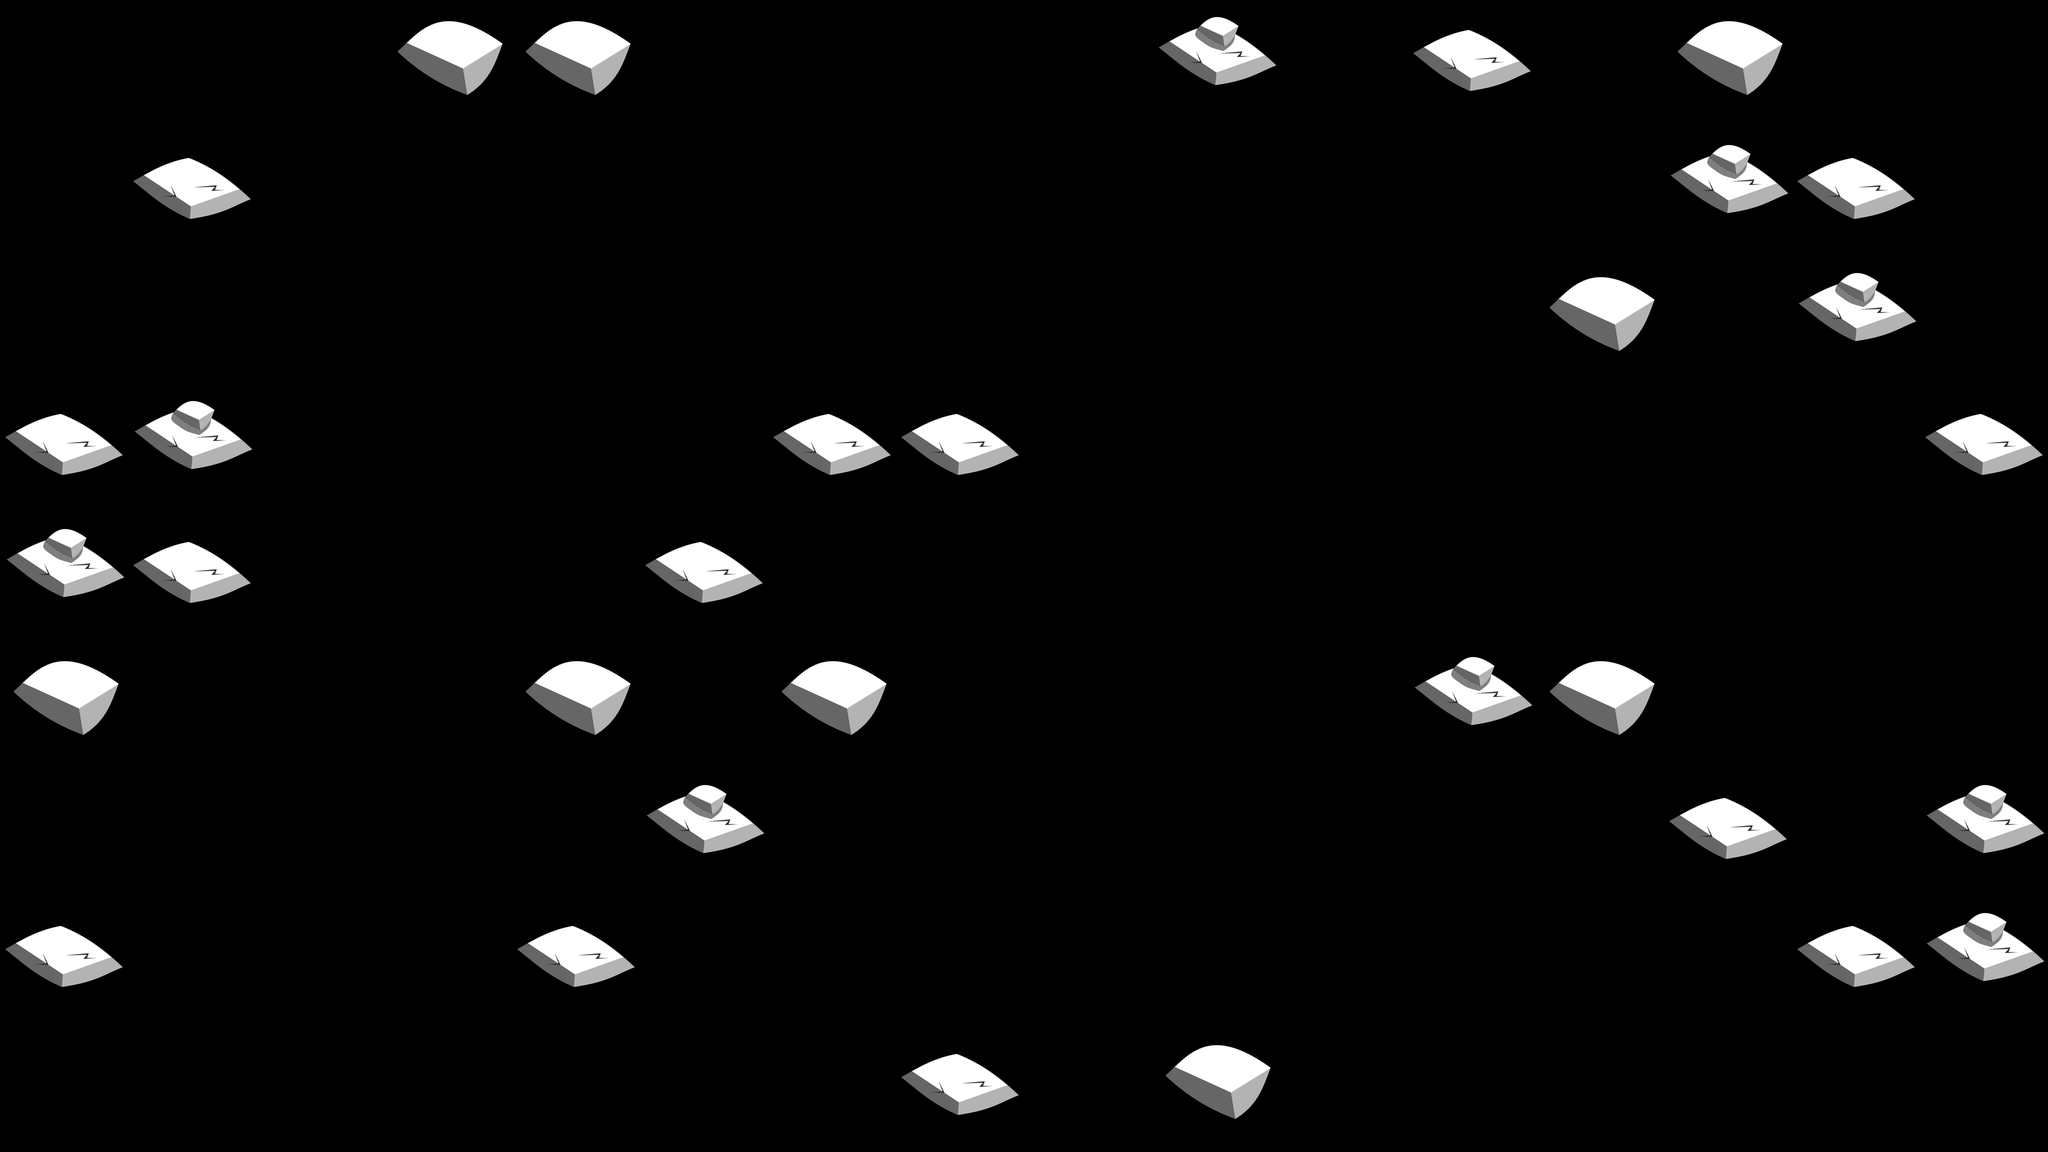

This game map was drawn from its Tiled (.tmx) file and the tilesets committed beside it. A one-line description and the full map source follow:
An orthogonal 16x9 tile map with 256x256 px tiles, 1 tile layer (rocks), 3 hidden layers not drawn.

<map version="1.10" tiledversion="1.10.1" orientation="orthogonal" renderorder="right-down" width="16" height="9" tilewidth="256" tileheight="256" infinite="0" nextlayerid="6" nextobjectid="1">
 <tileset firstgid="1" source="background.tsx" />
 <layer id="1" name="ground" width="16" height="9" visible="0">
  <data encoding="csv">
1,1,1,1,1,1,1,1,1,1,1,1,1,1,1,1,
1,1,1,1,1,1,1,1,1,1,1,1,1,1,1,1,
1,1,1,1,1,1,1,1,1,1,1,1,1,1,1,1,
1,1,1,1,1,1,1,1,1,1,1,1,1,1,1,1,
1,1,1,1,1,1,1,1,1,1,1,1,1,1,1,1,
1,1,1,1,1,1,1,1,1,1,1,1,1,1,1,1,
1,1,1,1,1,1,1,1,1,1,1,1,1,1,1,1,
1,1,1,1,1,1,1,1,1,1,1,1,1,1,1,1,
1,1,1,1,1,1,1,1,1,1,1,1,1,1,1,1
</data>
 </layer>
 <layer id="2" name="small details" width="16" height="9" visible="0">
  <data encoding="csv">
4,0,0,0,4,0,0,0,3,0,2,2,0,3,3,2,
0,0,0,3,0,0,3,0,3,0,0,5,0,0,0,2,
4,0,2,0,0,0,2,0,0,0,5,3,2,0,0,0,
0,0,0,0,0,3,0,2,2,0,4,0,0,0,0,0,
0,0,3,4,0,0,2,3,5,3,3,4,0,0,0,5,
0,0,3,0,0,0,5,2,0,0,2,0,5,5,0,5,
3,4,0,0,5,4,0,3,5,5,4,3,0,2,0,0,
3,5,0,0,0,0,0,0,0,5,0,0,0,4,2,0,
2,0,0,0,4,0,4,2,5,0,0,0,0,0,3,0
</data>
 </layer>
 <layer id="5" name="large details" width="16" height="9" visible="0">
  <data encoding="csv">
0,0,0,0,0,0,0,0,0,0,0,0,0,0,0,0,
0,0,0,0,0,0,0,0,1,1,1,1,0,0,0,0,
0,0,0,0,1,1,1,1,8,0,6,0,0,0,0,0,
0,0,0,0,7,9,1,8,0,0,0,0,0,0,0,0,
0,0,0,0,0,6,0,0,0,0,0,0,0,0,0,0,
0,0,0,0,0,0,0,0,0,0,0,0,0,0,0,1,
1,1,1,0,0,0,0,0,0,1,1,0,0,0,0,6,
6,9,0,0,0,1,1,0,0,7,0,0,0,0,0,1,
0,0,0,0,0,6,0,0,0,0,0,0,0,0,0,9
</data>
 </layer>
 <layer id="4" name="rocks" width="16" height="9">
  <data encoding="csv">
0,0,0,12,12,0,0,0,0,13,0,11,0,12,0,0,
0,11,0,0,0,0,0,0,0,0,0,0,0,13,11,0,
0,0,0,0,0,0,0,0,0,0,0,0,12,0,13,0,
11,13,0,0,0,0,11,11,0,0,0,0,0,0,0,11,
13,11,0,0,0,11,0,0,0,0,0,0,0,0,0,0,
12,0,0,0,12,0,12,0,0,0,0,13,12,0,0,0,
0,0,0,0,0,13,0,0,0,0,0,0,0,11,0,13,
11,0,0,0,11,0,0,0,0,0,0,0,0,0,11,13,
0,0,0,0,0,0,0,11,0,12,0,0,0,0,0,0
</data>
 </layer>
</map>
